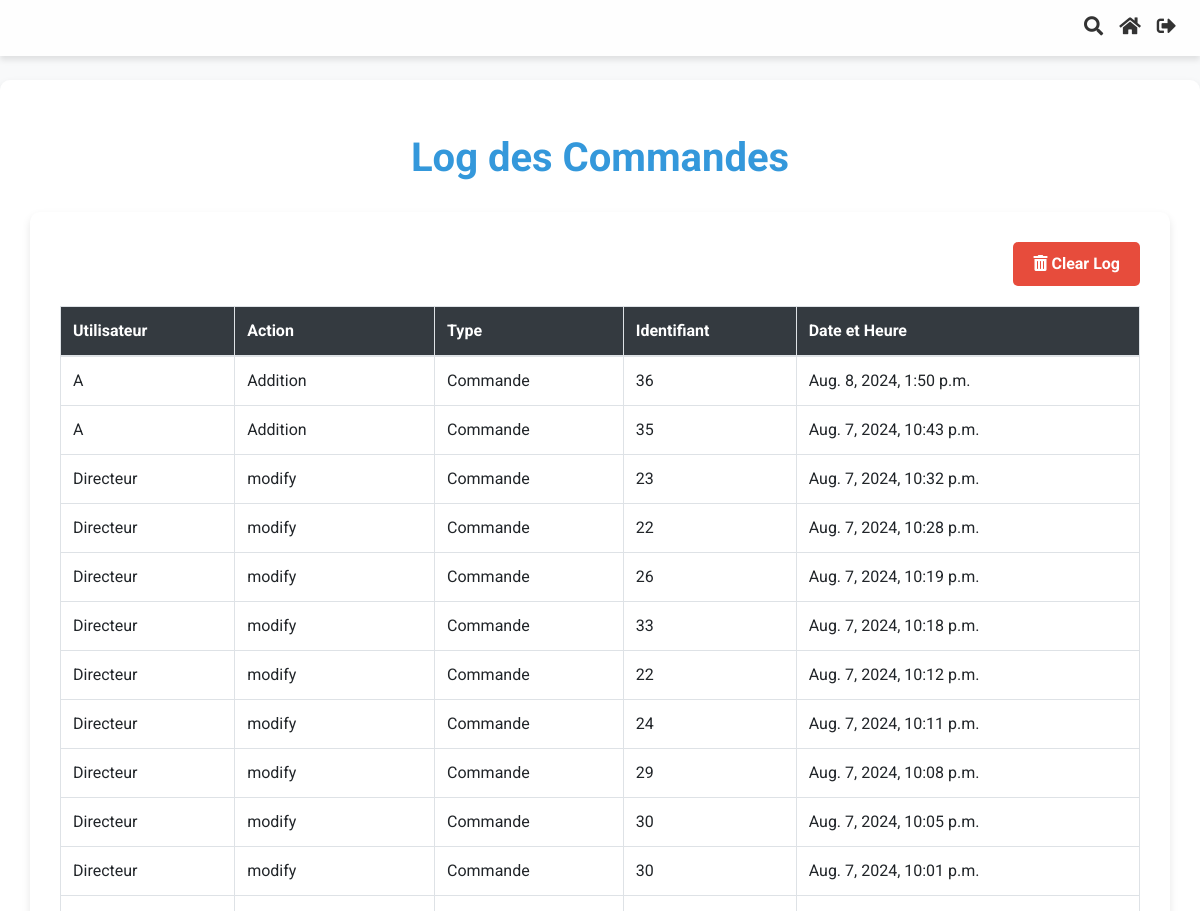
Page /application/logs/ (signed in, upper part) on the earlier database version.
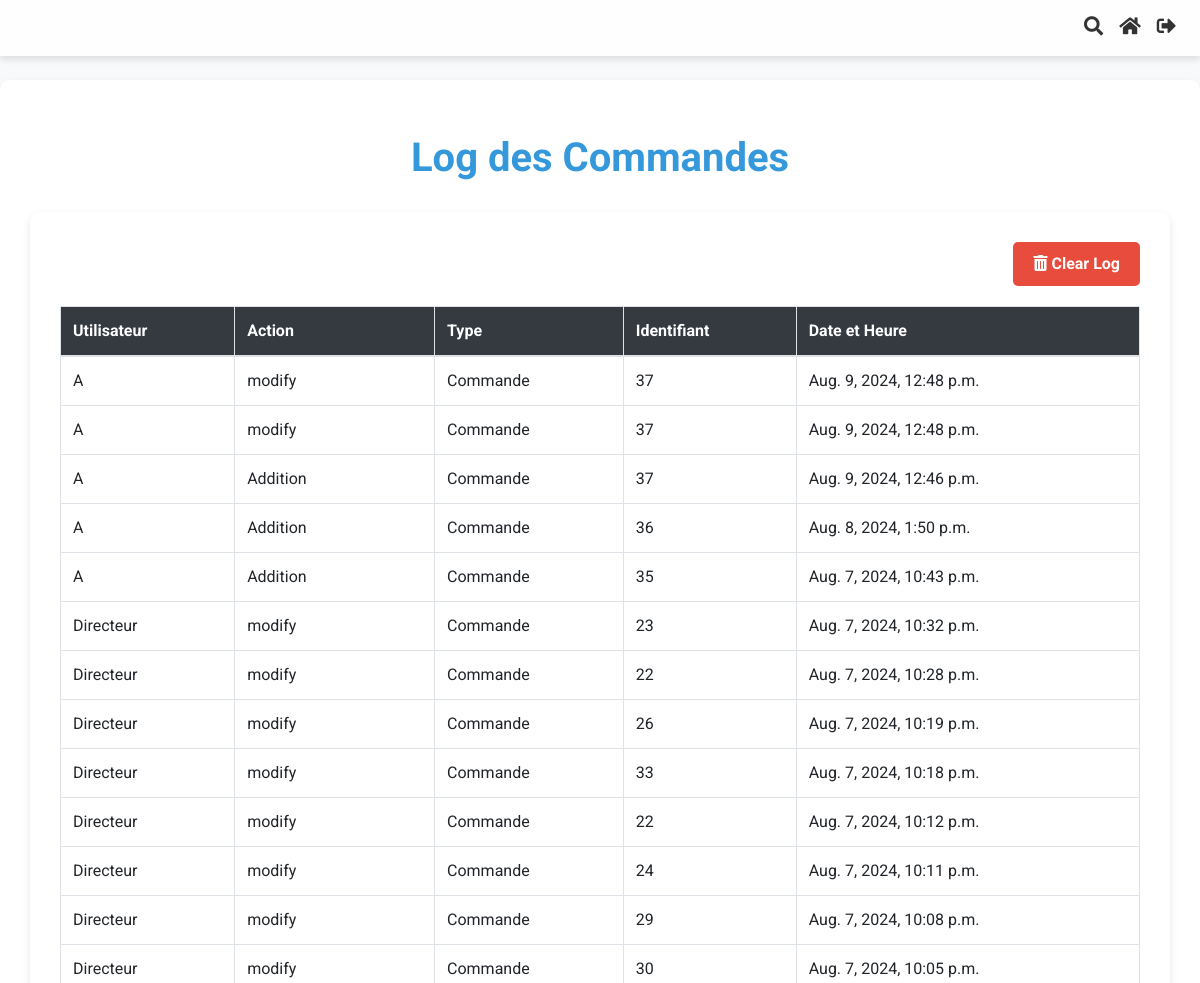
Same page on the later database version.
### Application/models.py (models this page shows, shortened)
class LogEntry(models.Model):
    ACTION_CHOICES = [
        ('add', 'Addition'),
        ('mod', 'Modification'),
        ('del', 'Cancellation'),
    ]
    user = models.ForeignKey(User, on_delete=models.CASCADE, related_name='custom_log_entries')
    action = models.CharField(max_length=3, choices=ACTION_CHOICES)
    commande = models.ForeignKey('Commande', null=True, blank=True, on_delete=models.SET_NULL, related_name='log_entries')
    facture = models.ForeignKey('Facture', null=True, blank=True, on_delete=models.SET_NULL, related_name='log_entries')
    devis = models.ForeignKey('Devis', null=True, blank=True, on_delete=models.SET_NULL, related_name='log_entries')
    bon_livraison = models.ForeignKey('BonLivraison', null=True, blank=True, on_delete=models.SET_NULL, related_name='log_entries')
    timestamp = models.DateTimeField(auto_now_add=True)

class Commande(models.Model):
    order_id = models.AutoField(primary_key=True)
    date_time = models.DateTimeField(auto_now_add=True)
    company_reference_number = models.CharField(max_length=100)
    client_name = models.CharField(max_length=100, default="")
    adresse = models.CharField(max_length=255, blank=True, null=True)
    email = models.EmailField(blank=True, null=True)
    fax = models.CharField(max_length=50, blank=True, null=True)
    ice = models.CharField(max_length=50, blank=True, null=True)
    infographiste = models.CharField(max_length=100, blank=True, null=True)
    order_status = models.CharField(max_length=50, choices=[
        ('draft', 'Draft'),
        ('completed', 'Completed')
    ])
    bc_number = models.CharField(max_length=50, blank=True, null=True)
    date_bc = models.DateField(blank=True, null=True)
    devis_date = models.DateTimeField(blank=True, null=True)
    devis_numero = models.IntegerField(null=True, blank=True)
    facture_date = models.DateTimeField(blank=True, null=True)
    facture_numero = models.IntegerField(null=True, blank=True)
    bl_date = models.DateTimeField(blank=True, null=True)
    bl_numero = models.IntegerField(null=True, blank=True)
    remarque = models.CharField(max_length=50, choices=[
        ('paye', 'Payé'),
        ('non_paye', 'Non Payé')
    ], default='non payé')
    facture_status = models.CharField(max_length=50, choices=[
            ('no_facture', 'Pas de Facture'),
            ('facture_termine', 'Facture Terminée')
        ], default='pas de facture')
    bl_status = models.CharField(max_length=50, choices=[
            ('no_bl', 'Pas de bon_livraison'),
            ('bl_termine', 'bon_livraison Terminé')
        ], default='pas de bon_livraison')
    devis_status = models.CharField(max_length=50, choices=[
            ('no_devis', 'Pas de Devis'),
            ('devis_termine', 'Devis Terminé')
        ], default='pas de devis')

### Application/views.py (the view)
# urls.py: path('logs/', views.log_view, name='log_view'),
@login_required
@user_passes_test(lambda u: u.groups.filter(name='Directeurs').exists())
def log_view(request):
    logs = LogEntry.objects.all().order_by('-timestamp')
    context = {
        'logs': logs
    }
    return render(request, 'Application/log_view.html', context)

### Application/templates/Application/log_view.html (shortened to what this page needs)
{% extends "base.html" %}
{% block content %}
<h1 class="my-4">Log des Commandes</h1>
<div class="container">
    <div class="text-right mb-3">
        <form method="post" action="{% url 'clear_log' %}">
            <button type="submit" class="btn btn-danger">
                <i class="fas fa-trash-alt"></i> Clear Log
            </button>
        </form>
    </div>
    <table class="table table-bordered">
        <thead>
            <tr>
                <th>Utilisateur</th>
                <th>Action</th>
                <th>Type</th>
                <th>Identifiant</th>
                <th>Date et Heure</th>
            </tr>
        </thead>
        <tbody>
            {% for log in logs %}
            <tr>
                <td>{{ log.user.username }}</td>
                <td>{{ log.get_action_display }}</td>
                <td>
                    {% if log.commande %}Commande{% elif log.facture %}Facture{% elif log.devis %}Devis{% elif log.bon_livraison %}Bon de Livraison{% else %}N/A{% endif %}
                </td>
                <td>
                    {% if log.commande %}{{ log.commande.order_id }}{% elif log.facture %}{{ log.facture.facture_id }}{% elif log.devis %}{{ log.devis.devis_id }}{% elif log.bon_livraison %}{{ log.bon_livraison.bl_id }}{% else %}Deleted{% endif %}
                </td>
                <td>{{ log.timestamp }}</td>
            </tr>
            {% endfor %}
        </tbody>
    </table>
</div>
{% endblock %}

Differences in the rows shown:
no longer on this page (row unchanged): LogEntry: user.username "Directeur", action "modify", shows "Commande", commande.order_id "30", timestamp "Aug. 7, 2024, 10:01 p.m."
added LogEntry: user.username "A", action "modify", shows "Commande", commande.order_id "37", timestamp "Aug. 9, 2024, 12:48 p.m."
added LogEntry: user.username "A", action "modify", shows "Commande", commande.order_id "37", timestamp "Aug. 9, 2024, 12:48 p.m."
added LogEntry: user.username "A", action "Addition", shows "Commande", commande.order_id "37", timestamp "Aug. 9, 2024, 12:46 p.m."
